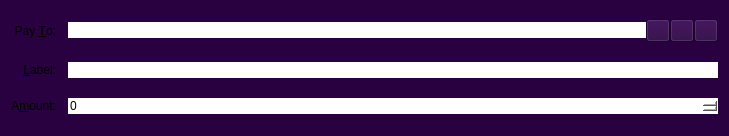
<?xml version="1.0" encoding="UTF-8"?>
<ui version="4.0">
 <class>SendCoinsEntry</class>
 <widget class="QFrame" name="SendCoinsEntry">
  <property name="geometry">
   <rect>
    <x>0</x>
    <y>0</y>
    <width>729</width>
    <height>136</height>
   </rect>
  </property>
  <property name="windowTitle">
   <string>Form</string>
  </property>
  <property name="styleSheet">
   <string notr="true">background-color: rgb(41, 0, 64);
</string>
  </property>
  <property name="frameShape">
   <enum>QFrame::NoFrame</enum>
  </property>
  <property name="frameShadow">
   <enum>QFrame::Sunken</enum>
  </property>
  <layout class="QGridLayout" name="gridLayout">
   <property name="spacing">
    <number>12</number>
   </property>
   <item row="5" column="0">
    <widget class="QLabel" name="label">
     <property name="text">
      <string>A&amp;mount:</string>
     </property>
     <property name="alignment">
      <set>Qt::AlignRight|Qt::AlignTrailing|Qt::AlignVCenter</set>
     </property>
     <property name="buddy">
      <cstring>payAmount</cstring>
     </property>
    </widget>
   </item>
   <item row="3" column="0">
    <widget class="QLabel" name="label_2">
     <property name="text">
      <string>Pay &amp;To:</string>
     </property>
     <property name="alignment">
      <set>Qt::AlignRight|Qt::AlignTrailing|Qt::AlignVCenter</set>
     </property>
     <property name="buddy">
      <cstring>payTo</cstring>
     </property>
    </widget>
   </item>
   <item row="5" column="1">
    <widget class="BitcoinAmountField" name="payAmount">
     <property name="styleSheet">
      <string notr="true">background-color: white;
color: black;
border: none;</string>
     </property>
    </widget>
   </item>
   <item row="4" column="1">
    <layout class="QHBoxLayout" name="horizontalLayout_2">
     <property name="spacing">
      <number>0</number>
     </property>
     <item>
      <widget class="QValidatedLineEdit" name="addAsLabel">
       <property name="enabled">
        <bool>true</bool>
       </property>
       <property name="toolTip">
        <string>Enter a label for this address to add it to your address book</string>
       </property>
       <property name="styleSheet">
        <string notr="true">background-color: white;
color: black;
border: none;</string>
       </property>
      </widget>
     </item>
    </layout>
   </item>
   <item row="4" column="0">
    <widget class="QLabel" name="label_4">
     <property name="text">
      <string>&amp;Label:</string>
     </property>
     <property name="alignment">
      <set>Qt::AlignRight|Qt::AlignTrailing|Qt::AlignVCenter</set>
     </property>
     <property name="buddy">
      <cstring>addAsLabel</cstring>
     </property>
    </widget>
   </item>
   <item row="3" column="1">
    <layout class="QHBoxLayout" name="payToLayout">
     <property name="spacing">
      <number>0</number>
     </property>
     <item>
      <widget class="QValidatedLineEdit" name="payTo">
       <property name="toolTip">
        <string>The address to send the payment to  (e.g. 1NS17iag9jJgTHD1VXjvLCEnZuQ3rJDE9L)</string>
       </property>
       <property name="styleSheet">
        <string notr="true">background-color: white; 
color: black;
border: none;</string>
       </property>
       <property name="maxLength">
        <number>34</number>
       </property>
      </widget>
     </item>
     <item>
      <widget class="QToolButton" name="addressBookButton">
       <property name="toolTip">
        <string>Choose address from address book</string>
       </property>
       <property name="text">
        <string/>
       </property>
       <property name="icon">
        <iconset resource="../bitcoin.qrc">
         <normaloff>:/icons/address-book</normaloff>:/icons/address-book</iconset>
       </property>
       <property name="shortcut">
        <string>Alt+A</string>
       </property>
      </widget>
     </item>
     <item>
      <widget class="QToolButton" name="pasteButton">
       <property name="toolTip">
        <string>Paste address from clipboard</string>
       </property>
       <property name="text">
        <string/>
       </property>
       <property name="icon">
        <iconset resource="../bitcoin.qrc">
         <normaloff>:/icons/editpaste</normaloff>:/icons/editpaste</iconset>
       </property>
       <property name="shortcut">
        <string>Alt+P</string>
       </property>
      </widget>
     </item>
     <item>
      <widget class="QToolButton" name="deleteButton">
       <property name="toolTip">
        <string>Remove this recipient</string>
       </property>
       <property name="text">
        <string/>
       </property>
       <property name="icon">
        <iconset resource="../bitcoin.qrc">
         <normaloff>:/icons/remove</normaloff>:/icons/remove</iconset>
       </property>
      </widget>
     </item>
    </layout>
   </item>
  </layout>
 </widget>
 <customwidgets>
  <customwidget>
   <class>BitcoinAmountField</class>
   <extends>QSpinBox</extends>
   <header>bitcoinamountfield.h</header>
   <container>1</container>
  </customwidget>
  <customwidget>
   <class>QValidatedLineEdit</class>
   <extends>QLineEdit</extends>
   <header>qvalidatedlineedit.h</header>
  </customwidget>
 </customwidgets>
 <resources>
  <include location="../bitcoin.qrc"/>
 </resources>
 <connections/>
</ui>
